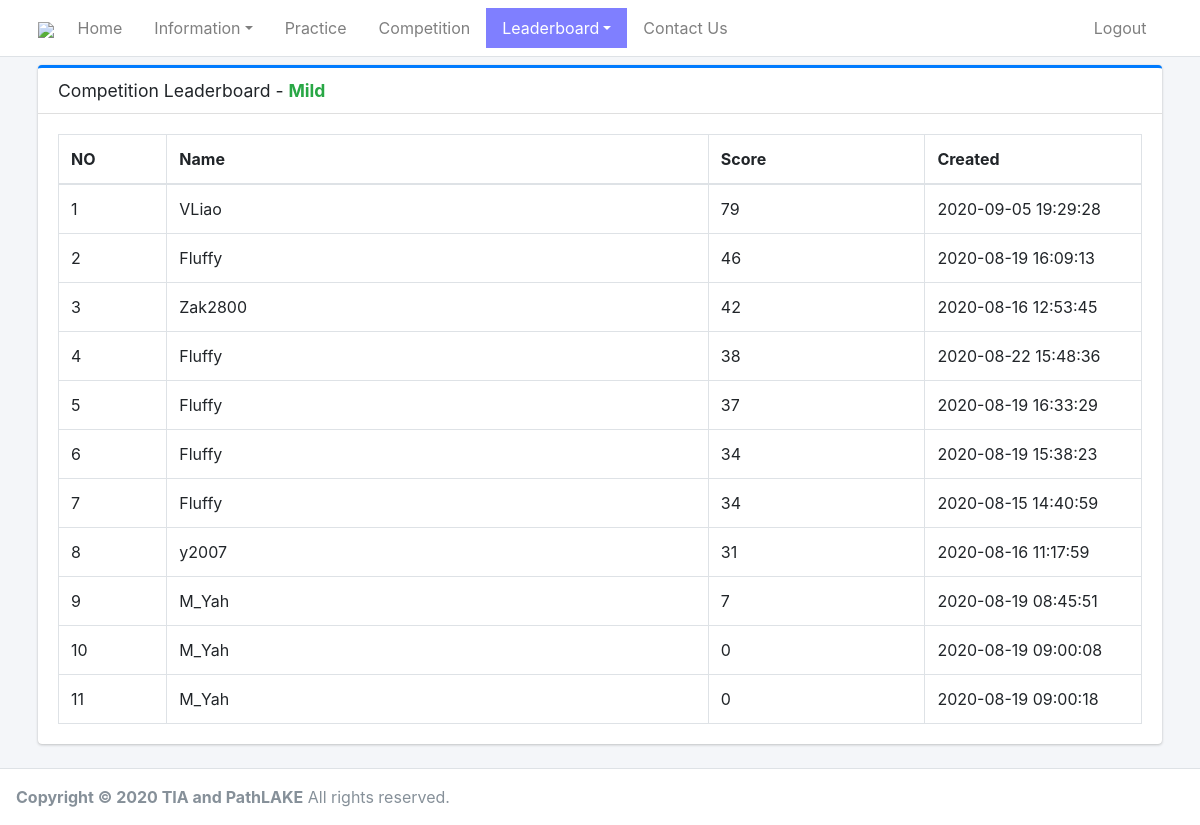
The page /on/leaderboard-competition/1 (signed in) on the database its author committed.
### tangoweb/models.py (models this page shows, shortened)
class UserCompetitionBoard(models.Model):
    questioncount = models.IntegerField(blank=True, null=True)
    answercount = models.IntegerField(blank=True, null=True)
    correctcount = models.IntegerField(blank=True, null=True)
    level = models.IntegerField()
    attempt = models.IntegerField(blank=True, null=True)
    created = models.DateTimeField(default=timezone.now)
    user = models.ForeignKey(User, on_delete=models.CASCADE)

### tangoon/views.py (the view)
# urls.py: path('leaderboard-competition/<str:level>', views.leaderboardCompetition, name='tangoon-leaderboard')
@login_required
def leaderboardCompetition(request, level):
    aUserBoards = UserCompetitionBoard.objects.filter(level=level).order_by('-correctcount')
    context = {
        'top': 'leaderboard',
        'boards': aUserBoards,
        'level': level
    }
    return render(request, 'tangoon/leaderboard.html', context)

### tangoweb/templatetags/tango_filters.py (called while the page is built)
@register.simple_tag
def checkTopMenuActive(currentMenu, selectedMenu):
   return 'active' if currentMenu == selectedMenu else ''

@register.simple_tag
def getScore(correctCount, questionCount):
   if questionCount == 0 or correctCount == 0:
      return 0
   return math.ceil(correctCount / questionCount * 100)

@register.simple_tag
def getLevelString(level):
   if level == '1':
      lstring = 'Mild'
   elif level == '2':
      lstring = 'Hot'
   elif level == '3':
      lstring = 'Spicy'
   elif level == '4':
      lstring = 'Supercharger'
   return lstring

@register.simple_tag
def getLevelClassColor(level):
   if level == '1':
      lstring = 'text-success'
   elif level == '2':
      lstring = 'text-info'
   elif level == '3':
      lstring = 'text-primary'
   elif level == '4':
      lstring = 'text-danger'
   return lstring

### templates/tangoon/leaderboard.html (shortened to what this page needs)
{% extends "layout.html" %}
{% load tango_filters %}
{% load static %}
{% block content %}
<link rel="stylesheet" href="{% static 'theme/plugins/datatables-bs4/css/dataTables.bootstrap4.min.css' %}">
<link rel="stylesheet" href="{% static 'theme/plugins/datatables-responsive/css/responsive.bootstrap4.min.css' %}">
<div class="content">
    <div class="container p-2">
        <div class="row">
            <div class="col-12">
                <div class="card card-primary card-outline">
                    <div class="card-header">
                        <h5 class="card-title">Competition Leaderboard - <span class="text-bold {% getLevelClassColor level %}">{% getLevelString level %}</span></h5>
                    </div>
                    <div class="card-body">
                        <table id="annotationTable" class="table table-bordered">
                        <thead>
                            <tr>
                                <th style="width:10%;">NO</th>
                                <th style="width:50%;">Name</th>
                                <th style="width:20%;">Score</th>
                                <th style="width:20%;">Created</th>
                            </tr>
                        </thead>
                        <tboday>
{%  for aUserBoard in boards %}
                            <tr>
                                <td>{{ forloop.counter }}</td>
                                <td>{{ aUserBoard.user.username }}</td>
                                <td>{% getScore aUserBoard.correctcount aUserBoard.questioncount %}</td>
                                <td>{{ aUserBoard.created|date:"Y-m-d H:i:s" }}</td>
                            </tr>
{%  endfor %}
                        </tboday>
                        </table>
                    </div>
                </div>
            </div>
        </div>
    </div>
</div>
{% endblock content %}

### rows shown on the page
UserCompetitionBoard: user.username "VLiao", correctcount+questioncount "79", created "2020-09-05 19:29:28"
UserCompetitionBoard: user.username "Fluffy", correctcount+questioncount "46", created "2020-08-19 16:09:13"
UserCompetitionBoard: user.username "Zak2800", correctcount+questioncount "42", created "2020-08-16 12:53:45"
UserCompetitionBoard: user.username "Fluffy", correctcount+questioncount "38", created "2020-08-22 15:48:36"
UserCompetitionBoard: user.username "Fluffy", correctcount+questioncount "37", created "2020-08-19 16:33:29"
UserCompetitionBoard: user.username "Fluffy", correctcount+questioncount "34", created "2020-08-19 15:38:23"
UserCompetitionBoard: user.username "Fluffy", correctcount+questioncount "34", created "2020-08-15 14:40:59"
UserCompetitionBoard: user.username "y2007", correctcount+questioncount "31", created "2020-08-16 11:17:59"
UserCompetitionBoard: user.username "M_Yah", correctcount+questioncount "7", created "2020-08-19 08:45:51"
UserCompetitionBoard: user.username "M_Yah", correctcount+questioncount "0", created "2020-08-19 09:00:08"
UserCompetitionBoard: user.username "M_Yah", correctcount+questioncount "0", created "2020-08-19 09:00:18"
